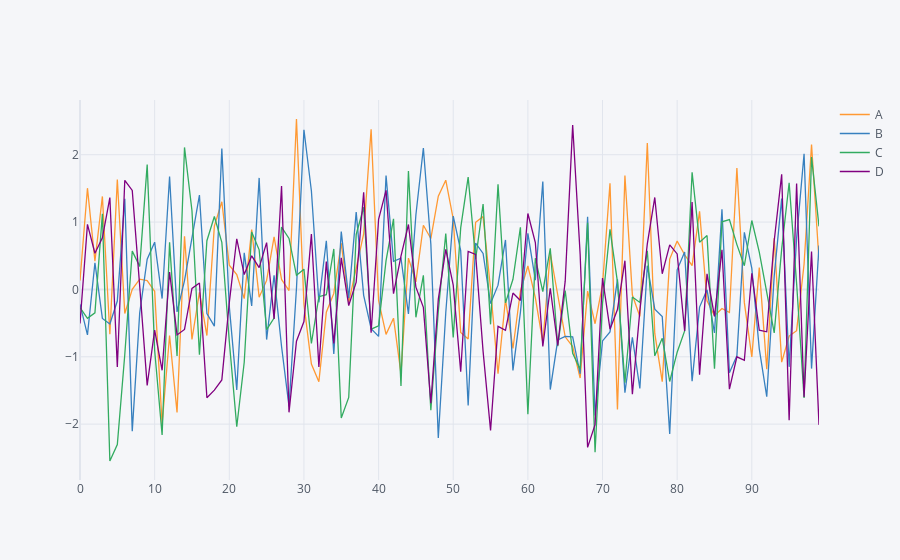

The cell this chart's notebook holds for it:
### Markdown cell above
## Usando Cufflinks e iplot()

* scatter
* bar
* box
* spread
* ratio
* heatmap
* surface
* histogram
* bubble

### Code cell
df.iplot()
